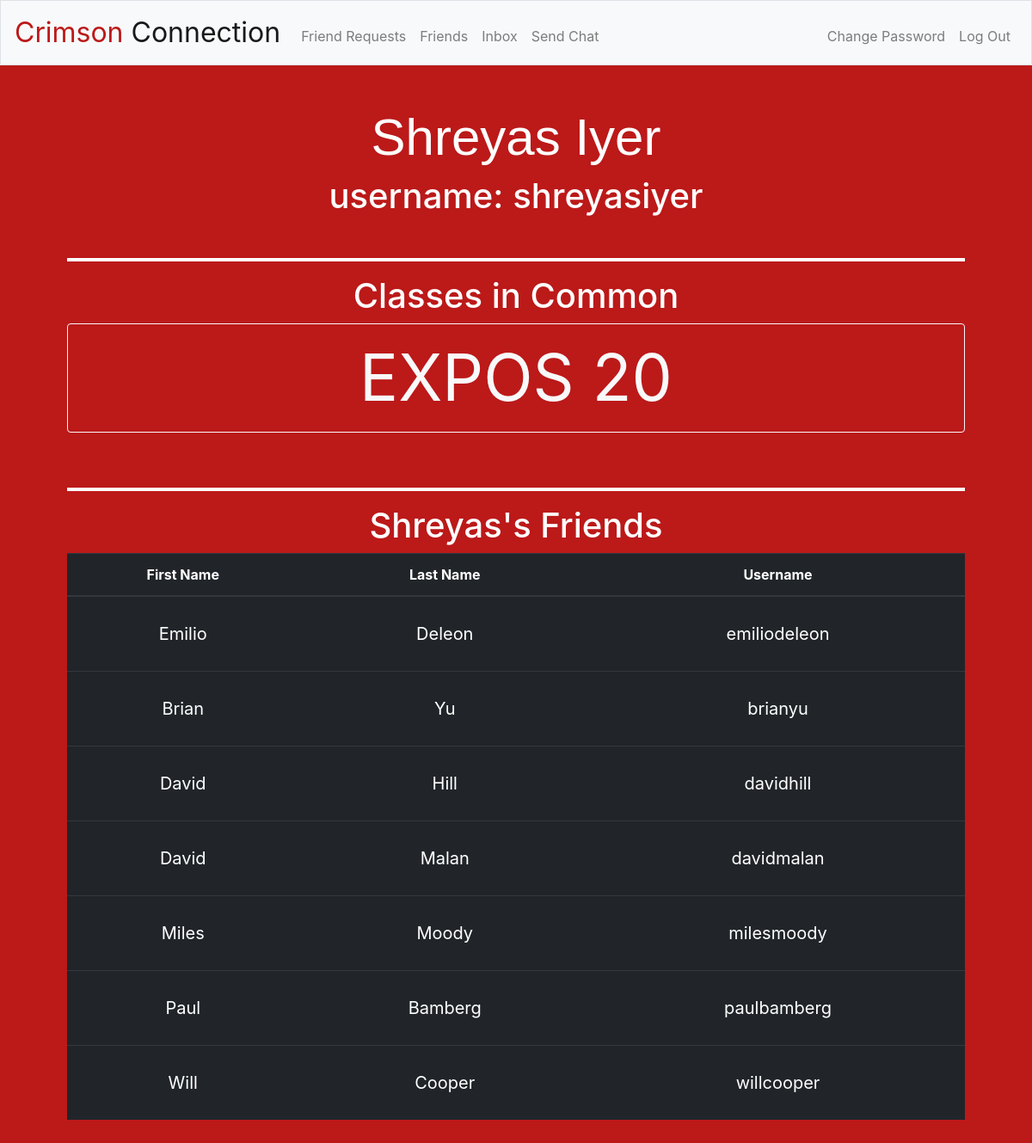
Page /view_friend/shreyasiyer (signed in) on the committed database.
### tables this page shows
CREATE TABLE 'users' ('id' INTEGER PRIMARY KEY AUTOINCREMENT NOT NULL, 'username' TEXT NOT NULL, 'hash' TEXT NOT NULL,'firstname' text, 'lastname' text);

CREATE TABLE 'classes' ('subject' text,'number' text, 'username' text);

### application.py (the view)
@app.route("/view_friend/<username1>")
def view_friend(username1):
    if username1 == session["username"]:
        return redirect("/")
    firstname = db.execute("SELECT * FROM users WHERE username=:username", username=username1)
    rows = db.execute("SELECT * FROM classes WHERE subject IN (SELECT subject FROM classes WHERE username=:username) AND number IN (SELECT number FROM classes WHERE username=:username) AND username=:user",
                      username=session["username"], user=username1)
    friends = db.execute("SELECT * FROM users WHERE username IN (SELECT recipient FROM friends WHERE sender=:user) OR username IN (SELECT sender FROM friends WHERE recipient=:user)", user=username1)
    if checkFriendship(session["username"], username1) == True:
        if not rows:
            return render_template("no_common_classes.html",firstname=firstname[0]["firstname"], lastname=firstname[0]["lastname"], username=username1, names=friends)
        else:
            return render_template("view_friend.html", firstname=firstname[0]["firstname"], lastname=firstname[0]["lastname"], username=username1, rows=rows, names=friends)
    else:
        return render_template("not_friends.html", firstname=firstname[0]["firstname"], lastname=firstname[0]["lastname"], username=username1)

### application.py (called while the page is built)
@app.after_request
def after_request(response):
    response.headers["Cache-Control"] = "no-cache, no-store, must-revalidate"
    response.headers["Expires"] = 0
    response.headers["Pragma"] = "no-cache"
    return response

def checkFriendship (username1, username2):
    friends = db.execute("SELECT * FROM friends WHERE accepted='TRUE' AND ((recipient=:username1 AND sender=:username2) OR (sender=:username1 AND recipient=:username2))", username1=username1, username2=username2)
    if not friends:
        return False
    else:
        return True

### templates/view_friend.html (shortened to what this page needs)
{% extends "layout.html" %}
{% block main %}
    <h1 id="title">{{ firstname }} {{lastname}}</h1>
    <h1 style="color: white;">username: {{ username }}</h1>
    <hr style="border: 2px solid white;" />
    <h1 style="color: white;">Classes in Common</h1>
    {% for rows in rows %}
        <form action="{{ url_for('view_class', subject=rows['subject'], number=rows['number']) }}">
            <button id="large" class="btn btn-outline-light btn-block">{{ rows["subject"] }} {{rows["number"] }}</button>
        </form>
    {% endfor %}
    <hr style="border: 2px solid white;" />
    <h1 style="color: white;">{{ firstname }}'s Friends</h1>
    <table class="table table-dark">
        <thead class="thead-dark">
            <tr>
                <th>First Name</th>
                <th>Last Name</th>
                <th>Username</th>
            </tr>
        </thead>
        <tbody style="font-size: 20px;">
            {% for rows in names %}
            <a href="{{ url_for('view_friend', username1=rows['username']) }}">
                <tr id="tr">
                    <td><a href="{{ url_for('view_friend', username1=rows['username']) }}">{{ rows["firstname"] }}</a></td>
                    <td><a href="{{ url_for('view_friend', username1=rows['username']) }}">{{ rows["lastname"] }}</a></td>
                    <td><a href="{{ url_for('view_friend', username1=rows['username']) }}">{{ rows["username"] }}</a></td>
                </tr>
            </a>
            {% endfor %}
        </tbody>
    </table>
{% endblock %}

### static/styles.css (style rules this page uses)
#title { color: white; font-size: 60px; font-family: Arial, Helvetica, sans-serif; }
body { background-color: #BC1919; }
a { color: white; text-decoration: none; }
.table { border-width: 0px; }
td a { display: block; padding: 16px; }
#large { font-size: 75px; }

### rows in the picture
users: firstname "Shreyas", lastname "Iyer"
classes: subject "EXPOS", number "20"
users: firstname "Emilio", lastname "Deleon", username "emiliodeleon"
users: firstname "Brian", lastname "Yu", username "brianyu"
users: firstname "David", lastname "Hill", username "davidhill"
users: firstname "David", lastname "Malan", username "davidmalan"
users: firstname "Miles", lastname "Moody", username "milesmoody"
users: firstname "Paul", lastname "Bamberg", username "paulbamberg"
users: firstname "Will", lastname "Cooper", username "willcooper"

### other values in the picture
{{ username }} "shreyasiyer"
